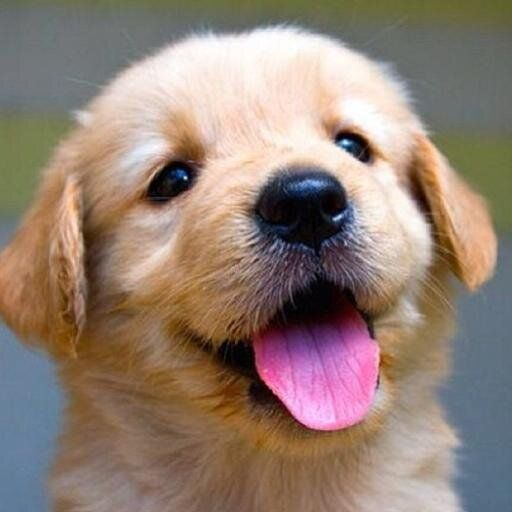
#> input picture imp 5 - filtros/filtro-gradiente/dog.jpg, 512 x 512 px, found by its file name
$ python filtro1.py
#> lines starting #> are read from the running program, lines starting #| are printed output that depends on the picture
from PIL import Image

img = Image.open("imp 5 - filtros\\filtro-gradiente\\dog.jpg")
#> img is the input picture: PIL image 512x512 RGB; mean R, G, B 147, 128.1, 116.5
grayscale_image = img.convert('L')
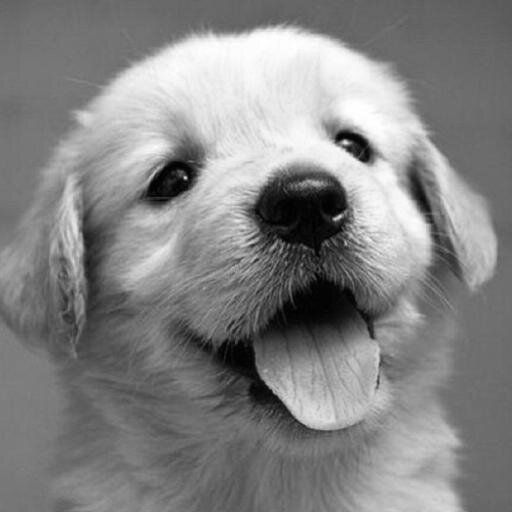
#> grayscale_image: PIL image 512x512 L; min 0, max 255, mean 132.4
grayscale_image.save('imp 5 - filtros\\filtro-gradiente\\grayscale-dog.jpg')

first_image = grayscale_image

width, height = grayscale_image.size
#> width = 512; height = 512
first_filter = [[-1,-2,-1],[0,0,0],[1,2,1]]

for i in range(1, width - 2):
    for j in range(1, height - 2):
        first_image_new_value = 0

        for k in range(3):
            for l in range(3):
                first_image_new_value += grayscale_image.getpixel((k+i,l+j)) * first_filter[k][l]

        if (first_image_new_value < 0):
            first_image_new_value = 0

        first_image.putpixel((i,j), first_image_new_value)
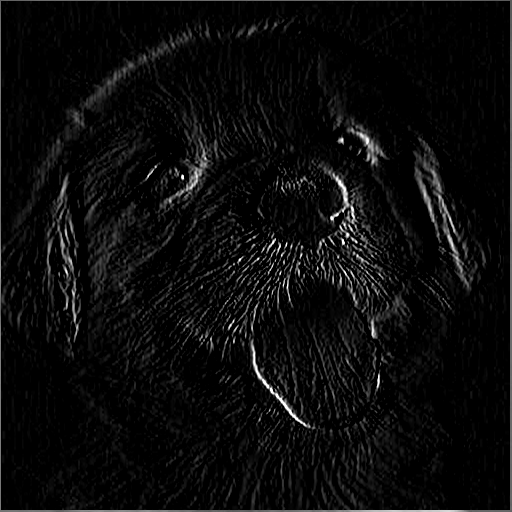
#> first_image: PIL image 512x512 L; min 0, max 255, mean 11.4

first_image.save("imp 5 - filtros\\filtro-gradiente\\first-sobel-dog.jpg")
